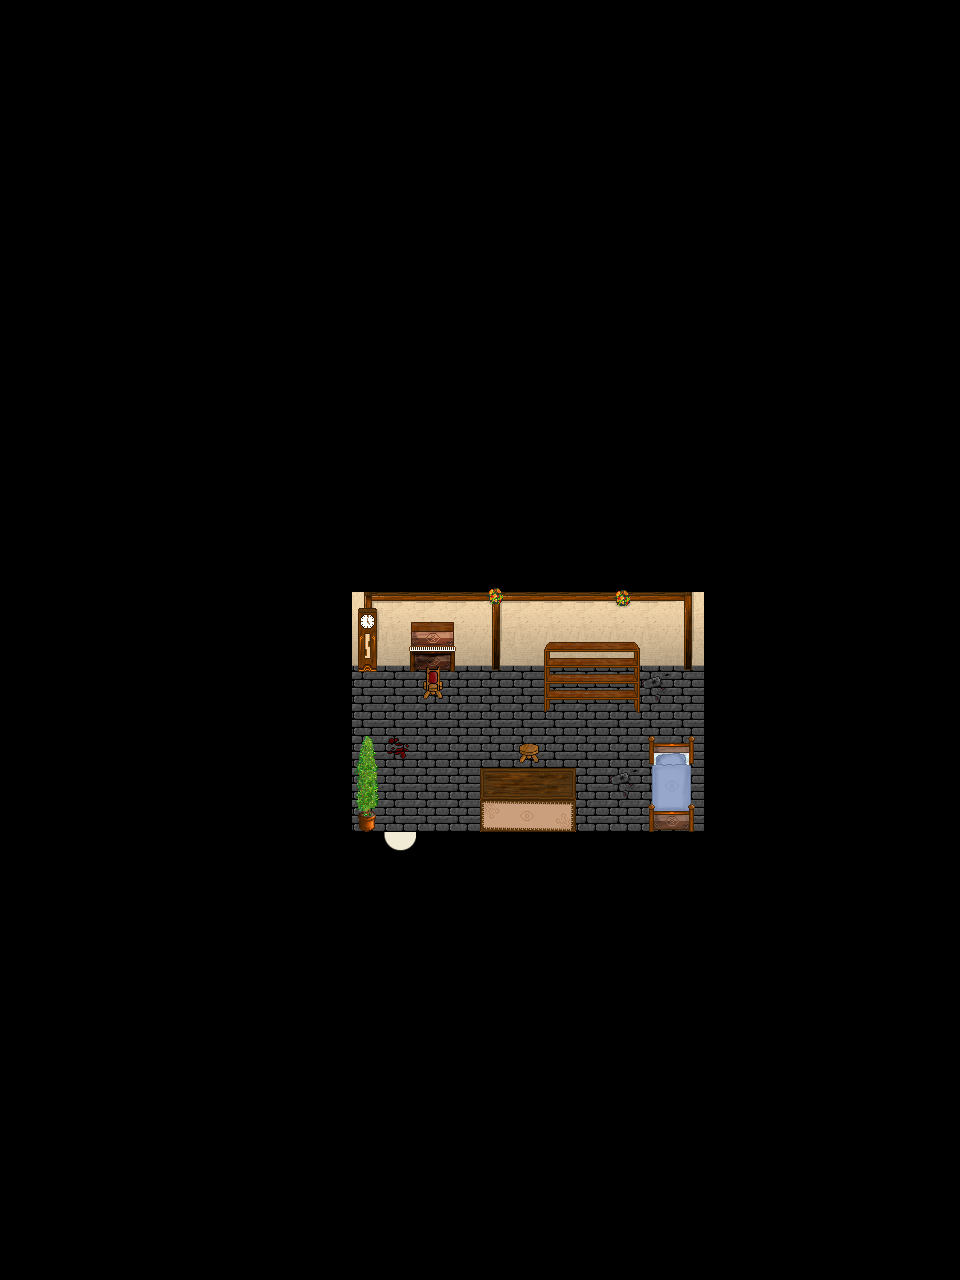

Below is a game level as drawn by its tile map, then a one-line description and the .tmx that defines it (tile-layer data replaced by summaries):
An orthogonal 30x40 tile map with 32x32 px tiles, 5 tile layers (Ground, Ground, Ground, Fringe, ...), 1 hidden layer not drawn, 6 tilesets and 2 objects (SCRIPT, WARP).

<map version="1.0" orientation="orthogonal" width="30" height="40" tilewidth="32" tileheight="32">
 <properties>
  <property name="music" value="inside2.ogg" />
 </properties>
 <tileset firstgid="1" name="collision1_32_32" tilewidth="32" tileheight="32">
  <image source="../graphics/tiles/collision1_32_32.png" width="1024" height="1024" />
 </tileset>
 <tileset firstgid="1025" name="indoor3_32_32" tilewidth="32" tileheight="32">
  <image source="../graphics/tiles/indoor3_32_32.png" width="1024" height="1024" />
 </tileset>
 <tileset firstgid="2049" name="indoor2_32_32" tilewidth="32" tileheight="32">
  <image source="../graphics/tiles/indoor2_32_32.png" width="1024" height="1024" />
 </tileset>
 <tileset firstgid="3073" name="indoor2_32_64" tilewidth="32" tileheight="64">
  <image source="../graphics/tiles/indoor2_32_64.png" width="1024" height="1024" />
 </tileset>
 <tileset firstgid="3585" name="indoor2_32_96" tilewidth="32" tileheight="96">
  <image source="../graphics/tiles/indoor2_32_96.png" width="1024" height="960" />
 </tileset>
 <tileset firstgid="3905" name="desert3_32_32" tilewidth="32" tileheight="32">
  <image source="../graphics/tiles/desert3_32_32.png" width="1024" height="1024" />
 </tileset>
 <layer name="Ground" width="30" height="40">
  <data>[1200 cells, 1200 non-empty, 5 distinct tile ids]</data>
 </layer>
 <layer name="Ground" width="30" height="40">
  <data>[1200 cells, 33 non-empty, 9 distinct tile ids]</data>
 </layer>
 <layer name="Ground" width="30" height="40">
  <data>[1200 cells, 13 non-empty, 13 distinct tile ids]</data>
 </layer>
 <layer name="Fringe" width="30" height="40">
  <data>[1200 cells, 8 non-empty, 8 distinct tile ids]</data>
 </layer>
 <layer name="Over" width="30" height="40">
  <data>[1200 cells, 2 non-empty, 2 distinct tile ids]</data>
 </layer>
 <layer name="Collision" width="30" height="40" visible="0">
  <data>[1200 cells, 1158 non-empty, 1 distinct tile ids]</data>
 </layer>
 <objectgroup name="Object" width="30" height="40">
  <object name="External Map Events" type="SCRIPT" x="0" y="0">
   <properties>
    <property name="FILENAME" value="scripts/maps/iw-desert-fortress-house08-o00-o00-o00.lua" />
   </properties>
  </object>
  <object name="Warp to city" type="WARP" x="384" y="831" width="32" height="32">
   <properties>
    <property name="DEST_MAP" value="ow-p0003-n0004-o0000" />
    <property name="DEST_X" value="2640" />
    <property name="DEST_Y" value="4560" />
   </properties>
  </object>
 </objectgroup>
</map>
